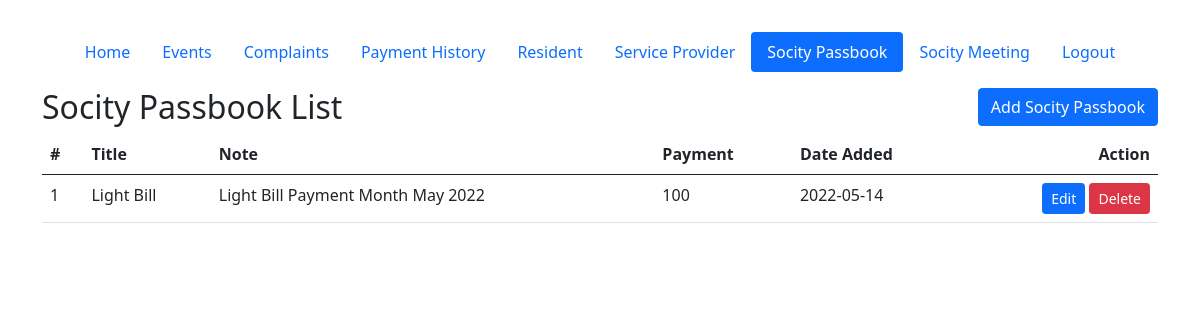
The app's page /admin/SocityPassbook.php (signed in) with its own data.
### tables this page shows
CREATE TABLE `societypassbook` (
  `id` int(11) NOT NULL,
  `title` text NOT NULL,
  `note` text NOT NULL,
  `payment` int(11) NOT NULL,
  `date_added` date NOT NULL
);

### admin/db.php (called while the page is built, shortened)
<?php
$base_url = "http://".$_SERVER['HTTP_HOST'];
$base_url .= str_replace(basename($_SERVER['SCRIPT_NAME']),"",$_SERVER['SCRIPT_NAME']);
?>

### admin/SocityPassbook.php (the view, shortened to what this page needs)
<?php
require("header.php");
$sql = "SELECT *  FROM societypassbook ORDER BY id DESC" ;
$data = array();
$result = $mysqli->query($sql);
if ($result->num_rows > 0) {
    while ($row = mysqli_fetch_assoc($result)){
    	$data[] = $row;
    }
}
?>
<header class="d-flex justify-content-center py-3">
	<ul class="nav nav-pills">
	  <li class="nav-item"><a href="<?= $base_url ?>Home.php" class="nav-link " aria-current="page">Home</a></li>
	  <li class="nav-item"><a href="<?= $base_url ?>Events.php" class="nav-link ">Events</a></li>
	  <li class="nav-item"><a href="<?= $base_url ?>Complaints.php" class="nav-link">Complaints</a></li>
	  <li class="nav-item"><a href="<?= $base_url ?>PaymentHistory.php" class="nav-link ">Payment History</a></li>
	  <li class="nav-item"><a href="<?= $base_url ?>Resident.php" class="nav-link ">Resident</a></li>
	  <li class="nav-item"><a href="<?= $base_url ?>ServiceProvider.php" class="nav-link ">Service Provider</a></li>
	  <li class="nav-item"><a href="<?= $base_url ?>SocityPassbook.php" class="nav-link active">Socity Passbook</a></li>
	  <li class="nav-item"><a href="<?= $base_url ?>SocMeeting.php" class="nav-link">Socity Meeting</a></li>
<li class="nav-item"><a href="<?= $base_url ?>?logout=1" class="nav-link">Logout</a></li>
	</ul>
</header>
<div class="row">
	<div class="col-6">
		<h2>Socity Passbook List</h2>
	</div>
	<div class="col-6 text-end">
		<a href="societypassbookAdd.php" class="btn btn-primary">Add Socity Passbook</a>
	</div>
	<div class="col-12">
		<table class="table">
		  <thead>
		    <tr>
		      <th scope="col">#</th>
		      <th scope="col">Title</th>
		      <th scope="col">Note</th>
		      <th scope="col">Payment</th>
		      <th scope="col">Date Added</th>
		      <th scope="col" class="text-end">Action</th>
		    </tr>
		  </thead>
		  <tbody>
		  	<?php if($data){ ?>
		  		<?php $i = 1; foreach ($data as $key => $value) { ?>
		  			<tr>
		  				<td><?= $i ?></td>
		  				<td><?= $value['title'] ?></td>
		  				<td><?= $value['note'] ?></td>
		  				<td><?= $value['payment'] ?></td>
		  				<td><?= $value['date_added'] ?></td>
		  				<td class="text-end">
		  					<a class="btn btn-primary btn-sm" href="<?= $base_url ?>societypassbookAdd.php?id=<?= $value['id'] ?>">Edit</a>
		  					<a class="btn btn-danger btn-sm" onclick="if(!confirm('Sure You Want To Delete Record?')){return false;}" href="<?= $base_url ?>Events.php?delete=<?= $value['id'] ?>">Delete</a>
		  				</td>
		  			</tr>
		  		<?php $i++; } ?>
		  	<?php }else{ ?>
		  		<tr>
		  			<td align="center" colspan="4">Record NOt Found</td>
		  		</tr>
		  	<?php } ?>
		  </tbody>
		</table>
	</div>
</div>
<?php
require("footer.php")
?>

### records on screen
societypassbook: title "Light Bill", note "Light Bill Payment Month May 2022", payment "100", date_added "2022-05-14"
